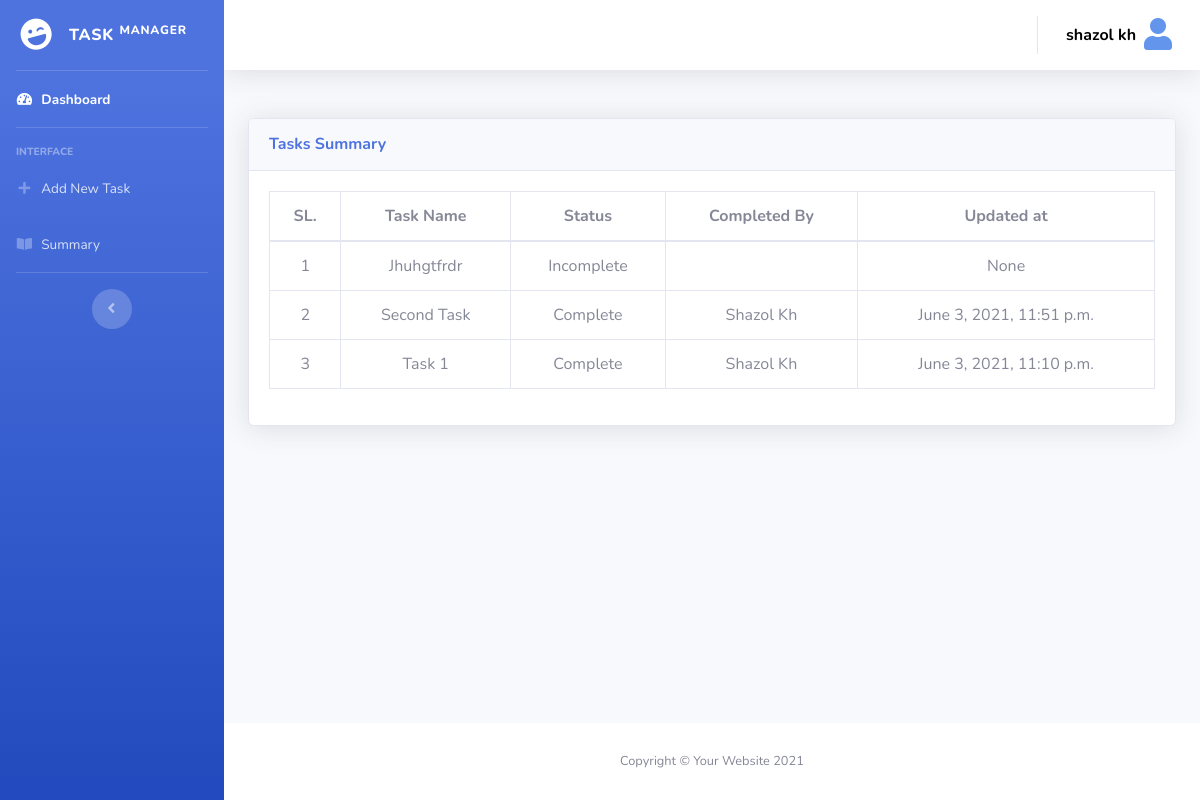
The app's page /task/summary/ (signed in), older data.
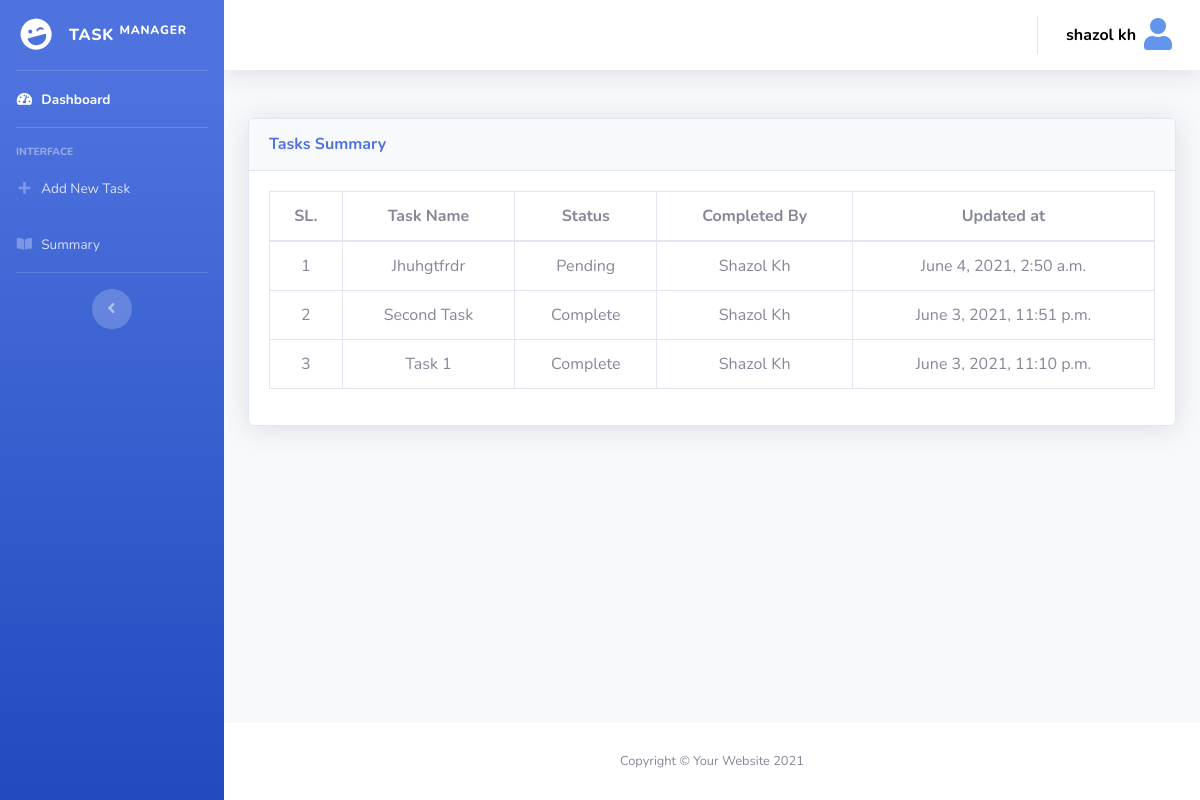
The same page, newer data.
### task_manager/models.py (models this page shows, shortened)
class Task(models.Model):
    task_name = models.CharField(max_length=255)
    STATUS_TYPE = (
        ('complete', 'Complete'),
        ('incomplete', 'Incomplete'),
        ('outstanding', 'Outstanding'),
        ('no_status', 'No Status'),
        ('pending', 'Pending'),
    )
    status = models.CharField(max_length=255, choices=STATUS_TYPE, null=True, blank=True)
    updated_at = models.DateTimeField(auto_now_add=False, null=True, blank=True)
    updated_by = models.ForeignKey(User, on_delete=models.CASCADE, null=True, blank=True)
    additional_info = models.TextField(null=True, blank=True)

### task_manager/views.py (the view)
# urls.py: path('summary/', Summary, name='summary'),
@login_required(login_url='login')
def Summary(request):
    task_list = Task.objects.order_by('-id').all()
    page = request.GET.get('page', 1)
    paginator = Paginator(task_list, 20)
    try:
        tasks = paginator.page(page)
    except PageNotAnInteger:
        tasks = paginator.page(1)
    except EmptyPage:
        tasks = paginator.page(paginator.num_pages)
    context = {
        'tasks': tasks,
    }
    return render(request, 'task_manager/summary.html', context)

### templates/task_manager/summary.html (shortened to what this page needs)
{% extends 'task_manager/common/dashboard_base.html' %}
{% load static %}
{% block dasboard_content %}
    <div class="container-fluid">
        <div class="card shadow mb-4">
            <div class="card-header py-3">
                <h6 class="m-0 font-weight-bold text-primary">Tasks Summary</h6>
            </div>
            <div class="card-body">
                <div class="table-responsive">
                    <table class="table table-bordered text-center" id="example">
                        <thead>
                        <tr>
                            <th>SL.</th>
                            <th>Task Name</th>
                            <th>Status</th>
                            <th>Completed By</th>
                            <th>Updated at</th>
                        </tr>
                        </thead>
                        <tbody>
                        {% for task in tasks %}
                            <tr>
                                <td>{{ forloop.counter }}</td>
                                <td>{{ task.task_name | title }}</td>
                                <td>{{ task.get_status_display }}</td>
                                <td>{{ task.updated_by.first_name|title }}</td>
                                <td>{{ task.updated_at }}</td>
                            </tr>
                        {% endfor %}
                        </tbody>
                    </table>
                </div>
            </div>
        </div>
    </div>
{% endblock %}

Row changes from the older to the newer data that the page shows:
changed Task "Jhuhgtfrdr": status "Incomplete" → "Pending"; updated_by.first_name (not shown) → "Shazol Kh"; updated_at "None" → "June 4, 2021, 2:50 a.m."
